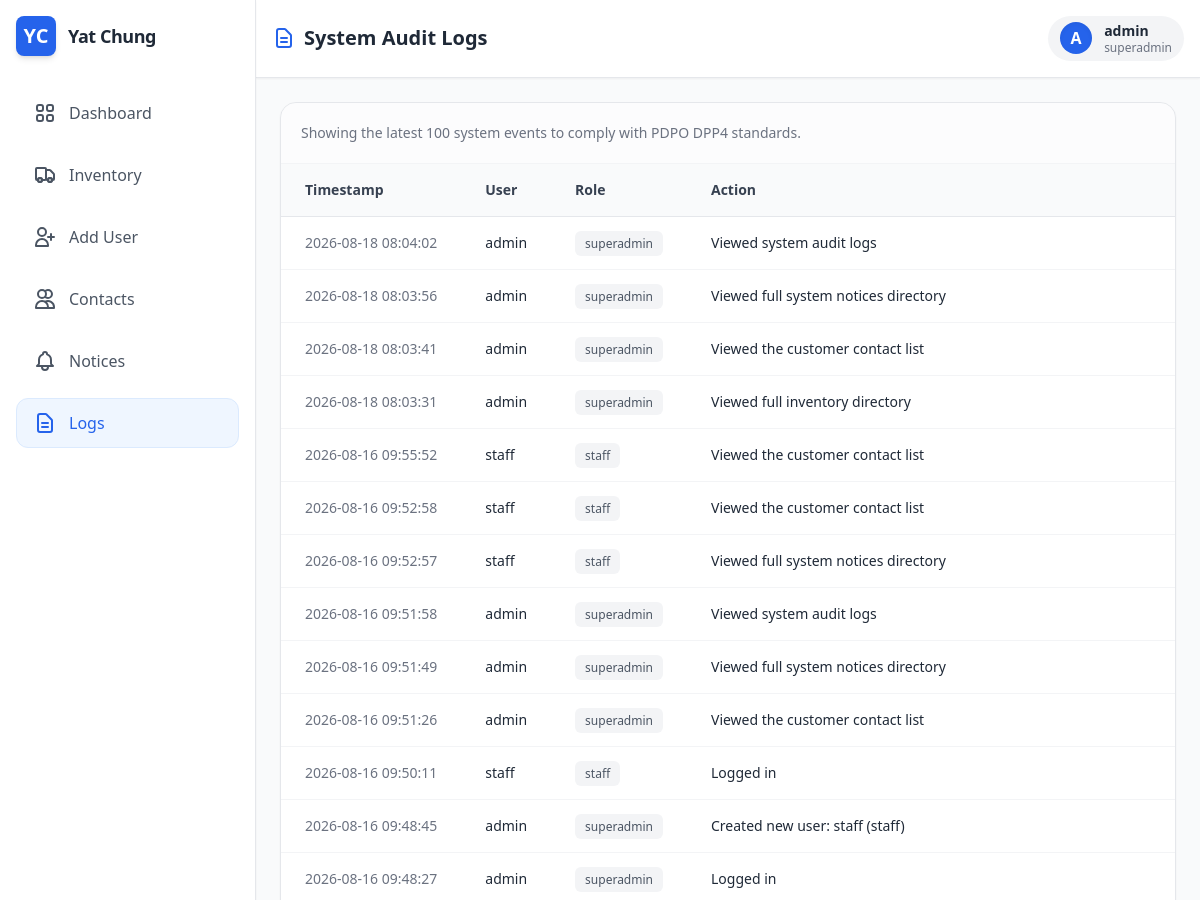
Before: /admin/logs (signed in, upper part) with the older database file.
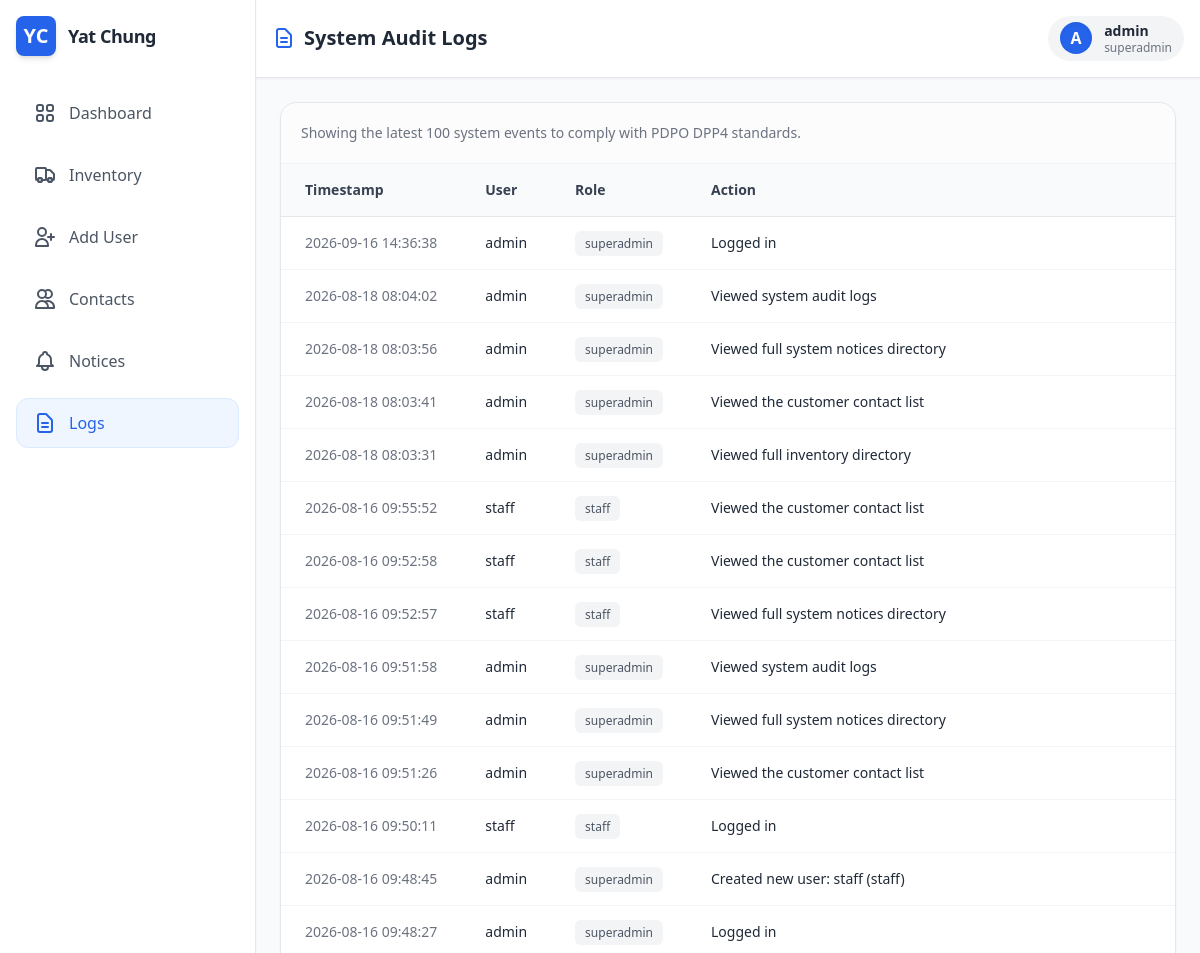
After: the same page with the newer database file.
### app.py (models this page shows, shortened)
class User(UserMixin, db.Model):
    __tablename__ = 'users'
    id = db.Column(db.Integer, primary_key=True)
    username = db.Column(db.String(80), unique=True, nullable=False)
    password_hash = db.Column(db.String(128), nullable=False)
    role = db.Column(db.String(20), nullable=False, default='staff')

class AuditLog(db.Model):
    __tablename__ = 'audit_logs'
    id = db.Column(db.Integer, primary_key=True)
    user_id = db.Column(db.Integer, db.ForeignKey('users.id'), nullable=False)
    action = db.Column(db.String(255), nullable=False)
    timestamp = db.Column(db.DateTime, default=db.func.current_timestamp())
    user = db.relationship('User', backref=db.backref('audit_logs', lazy=True))

### app.py (the view)
@app.route('/admin/logs')
@login_required
@requires_roles('superadmin')
def view_logs():
    logs = AuditLog.query.order_by(AuditLog.timestamp.desc()).limit(100).all()
    access_log = AuditLog(user_id=current_user.id, action="Viewed system audit logs")
    db.session.add(access_log)
    db.session.commit()
    return render_template('logs.html', user=current_user, logs=logs)

### app.py (called while the page is built)
@login_manager.user_loader
def load_user(user_id):
    return User.query.get(int(user_id))

def requires_roles(*roles):
    def wrapper(f):
        @wraps(f)
        def wrapped(*args, **kwargs):
            if current_user.role not in roles and current_user.role != 'superadmin':
                flash('Access denied: You do not have the required permissions.', 'error')
                return redirect(url_for('dashboard'))
            return f(*args, **kwargs)
        return wrapped
    return wrapper

@app.context_processor
def inject_translations():
    lang = flask_session.get('lang', 'en')
    def t(key):
        return TRANSLATIONS.get(lang, {}).get(key, key)
    return dict(t=t, current_lang=lang)

### templates/logs.html
{% extends "base.html" %}
{% block header_content %}
<h2 class="text-xl font-bold text-gray-800 dark:text-white flex items-center gap-2">
    <svg class="w-6 h-6 text-primary" fill="none" stroke="currentColor" viewBox="0 0 24 24"><path stroke-linecap="round" stroke-linejoin="round" stroke-width="2" d="M9 12h6m-6 4h6m2 5H7a2 2 0 01-2-2V5a2 2 0 012-2h5.586a1 1 0 01.707.293l5.414 5.414a1 1 0 01.293.707V19a2 2 0 01-2 2z"></path></svg>
    System Audit Logs
</h2>
<div class="flex items-center gap-3 px-3 py-1.5 bg-gray-100 dark:bg-gray-700 rounded-full">
    <div class="w-8 h-8 bg-primary text-white rounded-full flex items-center justify-center font-bold shadow-inner">
        {{ user.username[0] | upper if user else 'U' }}
    </div>
    <div class="hidden sm:block text-sm">
        <p class="font-bold leading-tight">{{ user.username if user else 'Staff User' }}</p>
        <p class="text-xs text-gray-500 dark:text-gray-400 leading-tight">{{ user.role if user else 'Staff' }}</p>
    </div>
</div>
{% endblock %}
{% block content %}
<div class="bg-white dark:bg-gray-800 border border-gray-200 dark:border-gray-700 rounded-2xl shadow-sm overflow-hidden flex flex-col">
                <div class="p-5 border-b border-gray-100 dark:border-gray-700 bg-gray-50/50 dark:bg-gray-800/50 flex justify-between items-center">
                    <p class="text-sm text-gray-500 dark:text-gray-400">Showing the latest 100 system events to comply with PDPO DPP4 standards.</p>
                </div>
                <div class="overflow-x-auto">
                    <table class="w-full text-left border-collapse">
                        <thead>
                            <tr class="bg-gray-50 dark:bg-gray-900 border-b border-gray-200 dark:border-gray-700">
                                <th class="py-4 px-6 font-semibold text-sm text-gray-700 dark:text-gray-300">Timestamp</th>
                                <th class="py-4 px-6 font-semibold text-sm text-gray-700 dark:text-gray-300">User</th>
                                <th class="py-4 px-6 font-semibold text-sm text-gray-700 dark:text-gray-300">Role</th>
                                <th class="py-4 px-6 font-semibold text-sm text-gray-700 dark:text-gray-300">Action</th>
                            </tr>
                        </thead>
                        <tbody class="divide-y divide-gray-100 dark:divide-gray-700">
                            {% for log in logs %}
                            <tr class="hover:bg-gray-50/50 dark:hover:bg-gray-800/50 transition-colors">
                                <td class="py-4 px-6 text-sm text-gray-500 dark:text-gray-400 whitespace-nowrap">
                                    {{ log.timestamp.strftime('%Y-%m-%d %H:%M:%S') }}
                                </td>
                                <td class="py-4 px-6 text-sm font-medium text-gray-800 dark:text-gray-200">
                                    {{ log.user.username }}
                                </td>
                                <td class="py-4 px-6 text-sm text-gray-600 dark:text-gray-400">
                                    <span class="px-2.5 py-1 bg-gray-100 dark:bg-gray-700 rounded-md text-xs font-medium">
                                        {{ log.user.role }}
                                    </span>
                                </td>
                                <td class="py-4 px-6 text-sm text-gray-800 dark:text-gray-300 w-full">
                                    {{ log.action }}
                                </td>
                            </tr>
                            {% else %}
                            <tr>
                                <td colspan="4" class="py-8 text-center text-gray-500 dark:text-gray-400 italic">
                                    No audit logs found.
                                </td>
                            </tr>
                            {% endfor %}
                        </tbody>
                    </table>
                </div>
            </div>
{% endblock %}

### templates/base.html (shortened to what this page needs)
<!DOCTYPE html>
<html lang="en" class="light">
<head>
    <script src="https://cdn.tailwindcss.com"></script>
</head>
<body class="bg-gray-50 dark:bg-gray-900 text-gray-800 dark:text-gray-100 h-screen flex overflow-hidden">
    {% if user %}
    <aside class="w-24 md:w-64 bg-white dark:bg-gray-800 border-r border-gray-200 dark:border-gray-700 flex flex-col justify-between shadow-sm z-10 transition-all">
        <div class="p-4">
            <div class="flex items-center justify-center md:justify-start gap-3 mb-8">
                <div class="w-10 h-10 bg-primary text-white rounded-lg flex items-center justify-center font-bold text-xl shadow-md">YC</div>
                <h1 class="hidden md:block font-bold text-lg tracking-tight">Yat Chung</h1>
            </div>
            <nav class="space-y-3">
                <a href="{{ url_for('dashboard') }}" class="w-full flex items-center justify-center md:justify-start gap-3 px-4 py-3 rounded-xl font-medium transition-colors border
                    {% if request.endpoint == 'dashboard' %} bg-blue-50 dark:bg-blue-900/30 text-primary border-blue-100 dark:border-blue-800
                    {% else %} border-transparent hover:bg-gray-100 dark:hover:bg-gray-700 text-gray-600 dark:text-gray-300 {% endif %}">
                    <span class="hidden md:inline">{{ t('dashboard') }}</span>
                </a>
                <a href="{{ url_for('inventory') }}" class="w-full flex items-center justify-center md:justify-start gap-3 px-4 py-3 rounded-xl font-medium transition-colors border
                    {% if request.endpoint == 'inventory' %} bg-blue-50 dark:bg-blue-900/30 text-primary border-blue-100 dark:border-blue-800
                    {% else %} border-transparent hover:bg-gray-100 dark:hover:bg-gray-700 text-gray-600 dark:text-gray-300 {% endif %}">
                    <span class="hidden md:inline">{{ t('inventory_tab') }}</span>
                </a>
                {% if user and user.role in ['superadmin', 'owner'] %}
                <button onclick="openUserModal()" class="w-full flex items-center justify-center md:justify-start gap-3 px-4 py-3 hover:bg-gray-100 dark:hover:bg-gray-700 rounded-xl font-medium transition-colors text-gray-600 dark:text-gray-300 border border-transparent">
                    <svg class="w-6 h-6" fill="none" stroke="currentColor" viewBox="0 0 24 24"><path stroke-linecap="round" stroke-linejoin="round" stroke-width="2" d="M18 9v3m0 0v3m0-3h3m-3 0h-3m-2-5a4 4 0 11-8 0 4 4 0 018 0zM3 20a6 6 0 0112 0v1H3v-1z"></path></svg>
                    <span class="hidden md:inline">{{ t('add_user') }}</span>
                </button>
                {% endif %}
                {% if user and user.role != 'investor' %}
                <a href="{{ url_for('customers') }}" class="w-full flex items-center justify-center md:justify-start gap-3 px-4 py-3 rounded-xl font-medium transition-colors border
                    {% if request.endpoint == 'customers' %} bg-blue-50 dark:bg-blue-900/30 text-primary border-blue-100 dark:border-blue-800
                    {% else %} border-transparent hover:bg-gray-100 dark:hover:bg-gray-700 text-gray-600 dark:text-gray-300 {% endif %}">
                    <svg class="w-6 h-6" fill="none" stroke="currentColor" viewBox="0 0 24 24"><path stroke-linecap="round" stroke-linejoin="round" stroke-width="2" d="M12 4.354a4 4 0 110 5.292M15 21H3v-1a6 6 0 0112 0v1zm0 0h6v-1a6 6 0 00-9-5.197M13 7a4 4 0 11-8 0 4 4 0 018 0z"></path></svg>
                    <span class="hidden md:inline">{{ t('contacts') }}</span>
                </a>
                {% endif %}
                <a href="{{ url_for('system_notices') }}" class="w-full flex items-center justify-center md:justify-start gap-3 px-4 py-3 rounded-xl font-medium transition-colors border
                    {% if request.endpoint == 'system_notices' %} bg-blue-50 dark:bg-blue-900/30 text-primary border-blue-100 dark:border-blue-800
                    {% else %} border-transparent hover:bg-gray-100 dark:hover:bg-gray-700 text-gray-600 dark:text-gray-300 {% endif %}">
                    <span class="hidden md:inline">{{ t('notices_tab') }}</span>
                </a>
                {% if user and user.role == 'superadmin' %}
                <a href="{{ url_for('view_logs') }}" class="w-full flex items-center justify-center md:justify-start gap-3 px-4 py-3 rounded-xl font-medium transition-colors border
                    {% if request.endpoint == 'view_logs' %} bg-blue-50 dark:bg-blue-900/30 text-primary border-blue-100 dark:border-blue-800
                    {% else %} border-transparent hover:bg-gray-100 dark:hover:bg-gray-700 text-gray-600 dark:text-gray-300 {% endif %}">
                    <svg class="w-6 h-6" fill="none" stroke="currentColor" viewBox="0 0 24 24"><path stroke-linecap="round" stroke-linejoin="round" stroke-width="2" d="M9 12h6m-6 4h6m2 5H7a2 2 0 01-2-2V5a2 2 0 012-2h5.586a1 1 0 01.707.293l5.414 5.414a1 1 0 01.293.707V19a2 2 0 01-2 2z"></path></svg>
                    <span class="hidden md:inline">{{ t('logs') }}</span>
                </a>
                {% endif %}
            </nav>
        </div>
    </aside>
    {% endif %}
    <main class="flex-1 flex flex-col h-full overflow-hidden relative">
        {% if user %}
        <header class="bg-white dark:bg-gray-800 border-b border-gray-200 dark:border-gray-700 p-4 flex justify-between items-center shadow-sm z-0">
            {% block header_content %}{% endblock %}
        </header>
        {% endif %}
        <div class="flex-1 overflow-y-auto p-4 md:p-6">
            {% block content %}
            {% endblock %}
        </div>
    </main>
</body>
</html>

### templates/base.html (style rules this page uses)
body { transition: background-color 0.3s ease, color 0.3s ease; }

Changed rows visible on the page:
added AuditLog: timestamp "2026-09-16 14:36:38", user.username "admin", user.role "superadmin", action "Logged in"
